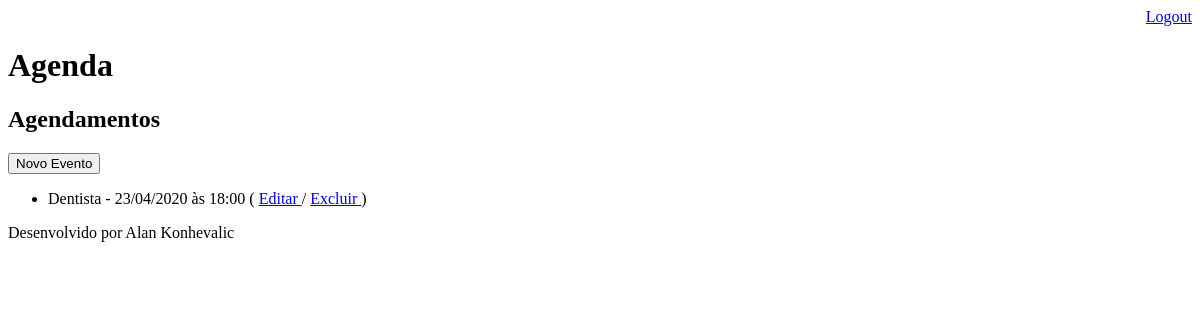
/agenda/ (signed in), run on an earlier commit of the app's database.
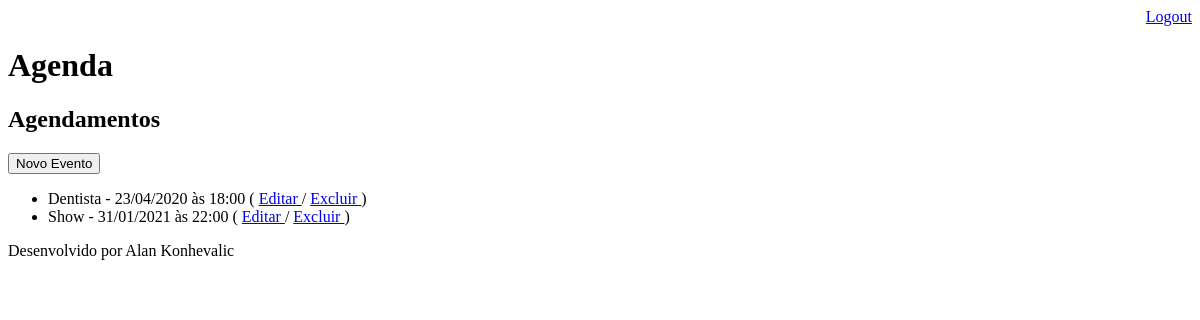
And on a later commit of the database.
### core/models.py (models this page shows, shortened)
class Evento(models.Model):
    titulo = models.CharField(max_length=100) #no maximo 100caracteres
    descricao = models.TextField(blank=True, null=True)
    data_evento = models.DateTimeField(verbose_name='Data do Evento')
    data_criacao = models.DateTimeField(auto_now=True) #insere a hora atual em que foi criado o evento
    usuario = models.ForeignKey(User, on_delete=models.CASCADE)
    def get_data_evento(self):
        return self.data_evento.strftime('%d/%m/%Y às %H:%M')

### core/views.py (the view)
# urls.py: path('agenda/', views.lista_eventos),
@login_required(login_url='/login/')
def lista_eventos(request):
    usuario = request.user
    evento = Evento.objects.filter(usuario=usuario)
    dados = {'eventos': evento}
    return render(request, 'agenda.html', dados)

### Templates/agenda.html
{% extends "model-page.html" %}
{% block content %}
    <h2>Agendamentos</h2>
    <a href="evento/">
            <button type="button">Novo Evento</button>
    </a>
    <ul>
        {% for evento in eventos %}
            <li>
                {{evento.titulo}} - {{evento.get_data_evento}}
                ( <a href="evento/?id={{ evento.id }}"> Editar </a>
                /
                <a href="evento/delete/{{ evento.id }}/"> Excluir </a> )
            </li>
        {% endfor %}
    </ul>
{% endblock %}

### Templates/model-page.html
<!DOCTYPE html>
<html lang="en">
<head>
    {% include "model-header.html" %}
</head>
<body>
    {% block content %} {% endblock %}
    {% include "model-footer.html" %}
</body>
</html>

### Templates/model-header.html (shortened to what this page needs)
    <div align="right">
      <a href="/logout">Logout</a>
    </div>
    <h1>Agenda</h1>

### Templates/model-footer.html
<p>Desenvolvido por Alan Konhevalic</p>

What changed in the data, as far as the page shows it:
added Evento: titulo "Show", get_data_evento "31/01/2021 às 22:00"
